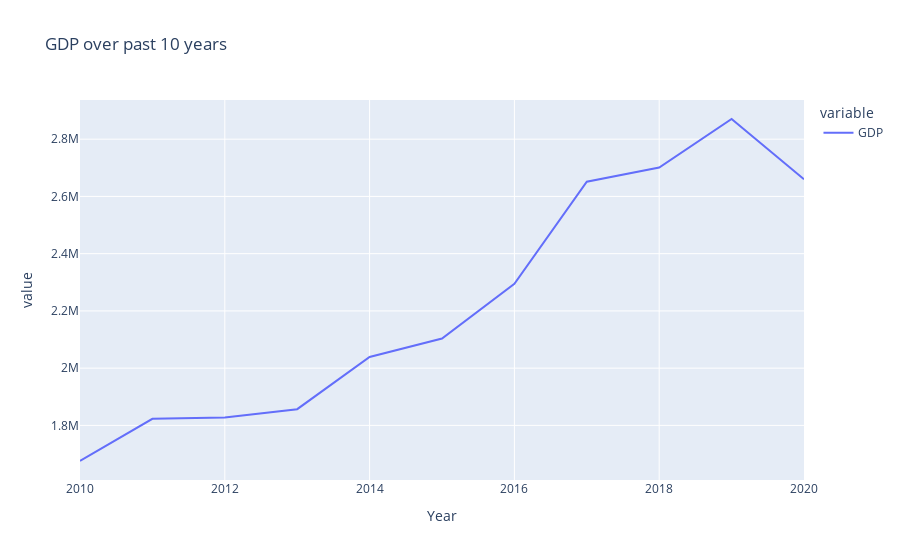

This figure's notebook cell:
### Code cell
px.line(India,
x='Year',
y=['GDP'],
title='GDP over past 10 years')

### Figure 1 — Plotly figure (JSON) as saved in the notebook; plotly's stock layout.template omitted (floating-point values rounded to 4 significant figures)
{"data": [{"hovertemplate": "variable=GDP<br>Year=%{x}<br>value=%{y}<extra></extra>", "legendgroup": "GDP", "line": {"color": "#636efa", "dash": "solid"}, "marker": {"symbol": "circle"}, "mode": "lines", "name": "GDP", "orientation": "v", "showlegend": true, "x": [2010, 2011, 2012, 2013, 2014, 2015, 2016, 2017, 2018, 2019, 2020], "xaxis": "x", "y": [1676000.0, 1823000.0, 1828000.0, 1857000.0, 2039000.0, 2104000.0, 2295000.0, 2651000.0, 2701000.0, 2870000.0, 2660000.0], "yaxis": "y", "type": "scatter"}], "layout": {"xaxis": {"anchor": "y", "domain": [0.0, 1.0], "title": {"text": "Year"}}, "yaxis": {"anchor": "x", "domain": [0.0, 1.0], "title": {"text": "value"}}, "legend": {"title": {"text": "variable"}, "tracegroupgap": 0}, "title": {"text": "GDP over past 10 years"}}}
